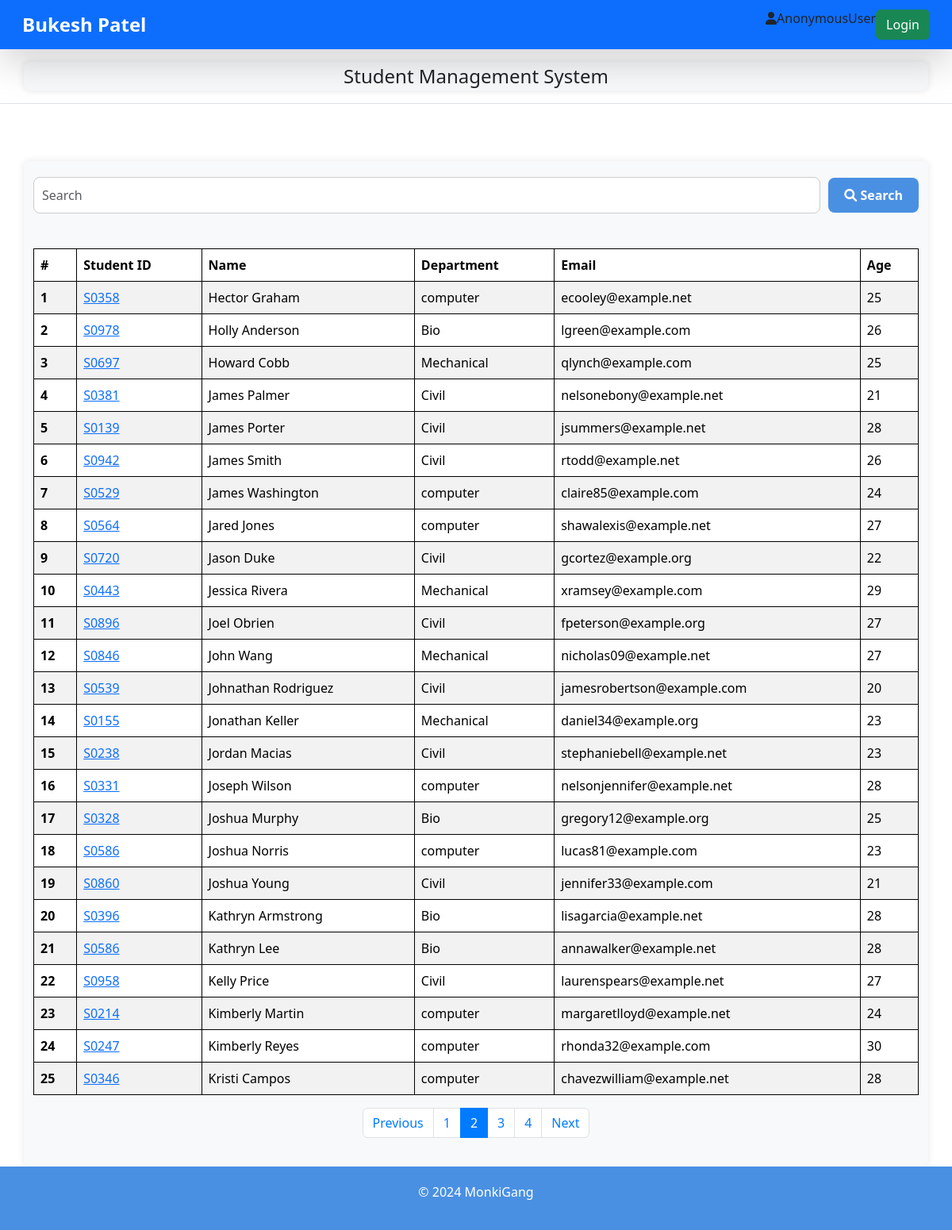
Screenshot of /students/?page=2 with the database file from the repository.
### report_card/models.py (models this page shows, shortened)
class Student(models.Model):
    department = models.ForeignKey(Department, related_name="depart", on_delete=models.CASCADE)
    student_id = models.OneToOneField(StudentID, related_name="studentid", on_delete=models.CASCADE)
    student_name = models.CharField(max_length=100)
    student_email = models.EmailField(unique=True)
    student_age = models.IntegerField(default=18)
    student_address = models.TextField()
    class Meta:
        ordering = ['student_name']
        verbose_name = 'student'   #table name

class StudentID(models.Model):
    student_id = models.CharField(max_length=100)
    def __str__(self) -> str:
        return self.student_id

class Department(models.Model):
    department = models.CharField(max_length=100)
    class Meta:
        ordering = ['department']

### report_card/views.py (the view, shortened to what this page needs)
# urls.py: path('students/', get_students, name='get_student'),
def get_students(request):
    queryset = Student.objects.all()
    paginator = Paginator(queryset, 25)  # Show 25 students per page.
    page_number = request.GET.get("page", 1)
    page_obj = paginator.get_page(page_number)
    print(page_obj)
    return render(request, "students.html", {"queryset": page_obj})

### report_card/templates/students.html (shortened to what this page needs)
{% extends "base.html" %}
{% block start %}
<header class="py-3 mb-4 border-bottom">
    <div class="container d-flex flex-wrap justify-content-center align-items-center" style="text-align: center;">
        <a class="d-flex align-items-center mb-3 mb-lg-0 text-dark text-decoration-none">
            <span class="fs-4">Student Management System</span>
        </a>
    </div>
</header>
<div class="container mt-5" style="padding-top: 20px; padding-bottom: 20px;">
    <form class="search-form">
        <input class="form-control" placeholder="Search" name="search">
        <button class="btn btn-success"><i class="fa fa-search"></i> Search</button>
    </form>
    <br>
    <table class="table table-striped table-hover">
        <thead>
            <tr>
                <th scope="col">#</th>
                <th scope="col">Student ID</th>
                <th scope="col">Name</th>
                <th scope="col">Department</th>
                <th scope="col">Email</th>
                <th scope="col">Age</th>
            </tr>
        </thead>
        <tbody>
            {% for student in queryset %}
            <tr>
                <th scope="row">{{ forloop.counter }}</th>
                <td>
                    <a href ="{% url 'see_marks' student.student_id %}" >{{student.student_id}}</a>
                </td>
                <td>{{ student.student_name }}</td>
                <td>{{ student.department.department }}</td>
                <td>{{ student.student_email }}</td>
                <td>{{ student.student_age }}</td>
            </tr>
            {% endfor %}
        </tbody>
    </table>
    <nav aria-label="Page navigation example">
        <ul class="pagination justify-content-center">
            {% if queryset.has_previous %}
                <li class="page-item">
                    <a class="page-link" href="?page={{ queryset.previous_page_number }}">Previous</a>
                </li>
            {% else %}
                <li class="page-item disabled">
                    <a class="page-link" href="#">Previous</a>
                </li>
            {% endif %}
            {% for page_num in queryset.paginator.page_range %}
                {% if page_num == queryset.number %}
                    <li class="page-item active">
                        <a class="page-link" href="#">{{ page_num }}</a>
                    </li>
                {% else %}
                    <li class="page-item">
                        <a class="page-link" href="?page={{ page_num }}">{{ page_num }}</a>
                    </li>
                {% endif %}
            {% endfor %}
            {% if queryset.has_next %}
                <li class="page-item">
                    <a class="page-link" href="?page={{ queryset.next_page_number }}">Next</a>
                </li>
            {% else %}
                <li class="page-item disabled">
                    <a class="page-link" href="#">Next</a>
                </li>
            {% endif %}
        </ul>
    </nav>
</div>
{% endblock %}

### home/templates/base.html (style rules this page uses)
table, th, td { border: 1px solid black; }
.d-flex { display: flex; align-items: center; }
body { min-height: 100vh; display: flex; flex-direction: column; }

### report_card/templates/students.html (style rules this page uses)
.container { background-color: #f8f9fa; border-radius: 8px; box-shadow: 0 0 10px rgba(0, 0, 0, 0.1); }
.table thead { background-color: #007bff; color: white; }
.page-link { color: #007bff; }
.page-item.active .page-link { background-color: #007bff; border-color: #007bff; }
.search-form { display: flex; justify-content: center; align-items: center; margin-bottom: 20px; }
.search-form input { flex: 1; margin-right: 10px; padding: 10px; border-radius: 8px; border: 1px solid #ccc; }
.search-form button { padding: 10px 20px; border: none; border-radius: 8px; background-color: #4a90e2; color: white; font-weight: bold; cursor: pointer; }

### rows the page displays
Student: student_id "S0358", student_name "Hector Graham", department.department "computer", student_email "ecooley@example.net", student_age "25"
Student: student_id "S0978", student_name "Holly Anderson", department.department "Bio", student_email "lgreen@example.com", student_age "26"
Student: student_id "S0697", student_name "Howard Cobb", department.department "Mechanical", student_email "qlynch@example.com", student_age "25"
Student: student_id "S0381", student_name "James Palmer", department.department "Civil", student_email "nelsonebony@example.net", student_age "21"
Student: student_id "S0139", student_name "James Porter", department.department "Civil", student_email "jsummers@example.net", student_age "28"
Student: student_id "S0942", student_name "James Smith", department.department "Civil", student_email "rtodd@example.net", student_age "26"
Student: student_id "S0529", student_name "James Washington", department.department "computer", student_email "claire85@example.com", student_age "24"
Student: student_id "S0564", student_name "Jared Jones", department.department "computer", student_email "shawalexis@example.net", student_age "27"
Student: student_id "S0720", student_name "Jason Duke", department.department "Civil", student_email "gcortez@example.org", student_age "22"
Student: student_id "S0443", student_name "Jessica Rivera", department.department "Mechanical", student_email "xramsey@example.com", student_age "29"
Student: student_id "S0896", student_name "Joel Obrien", department.department "Civil", student_email "fpeterson@example.org", student_age "27"
Student: student_id "S0846", student_name "John Wang", department.department "Mechanical", student_email "nicholas09@example.net", student_age "27"
Student: student_id "S0539", student_name "Johnathan Rodriguez", department.department "Civil", student_email "jamesrobertson@example.com", student_age "20"
Student: student_id "S0155", student_name "Jonathan Keller", department.department "Mechanical", student_email "daniel34@example.org", student_age "23"
Student: student_id "S0238", student_name "Jordan Macias", department.department "Civil", student_email "stephaniebell@example.net", student_age "23"
Student: student_id "S0331", student_name "Joseph Wilson", department.department "computer", student_email "nelsonjennifer@example.net", student_age "28"
Student: student_id "S0328", student_name "Joshua Murphy", department.department "Bio", student_email "gregory12@example.org", student_age "25"
Student: student_id "S0586", student_name "Joshua Norris", department.department "computer", student_email "lucas81@example.com", student_age "23"
Student: student_id "S0860", student_name "Joshua Young", department.department "Civil", student_email "jennifer33@example.com", student_age "21"
Student: student_id "S0396", student_name "Kathryn Armstrong", department.department "Bio", student_email "lisagarcia@example.net", student_age "28"
Student: student_id "S0586", student_name "Kathryn Lee", department.department "Bio", student_email "annawalker@example.net", student_age "28"
Student: student_id "S0958", student_name "Kelly Price", department.department "Civil", student_email "laurenspears@example.net", student_age "27"
Student: student_id "S0214", student_name "Kimberly Martin", department.department "computer", student_email "margaretlloyd@example.net", student_age "24"
Student: student_id "S0247", student_name "Kimberly Reyes", department.department "computer", student_email "rhonda32@example.com", student_age "30"
Student: student_id "S0346", student_name "Kristi Campos", department.department "computer", student_email "chavezwilliam@example.net", student_age "28"

### other values shown
{{ request.user }} "AnonymousUser"
{{ page_num }} "1" "3" "4"
{{ page_num }} "2"
